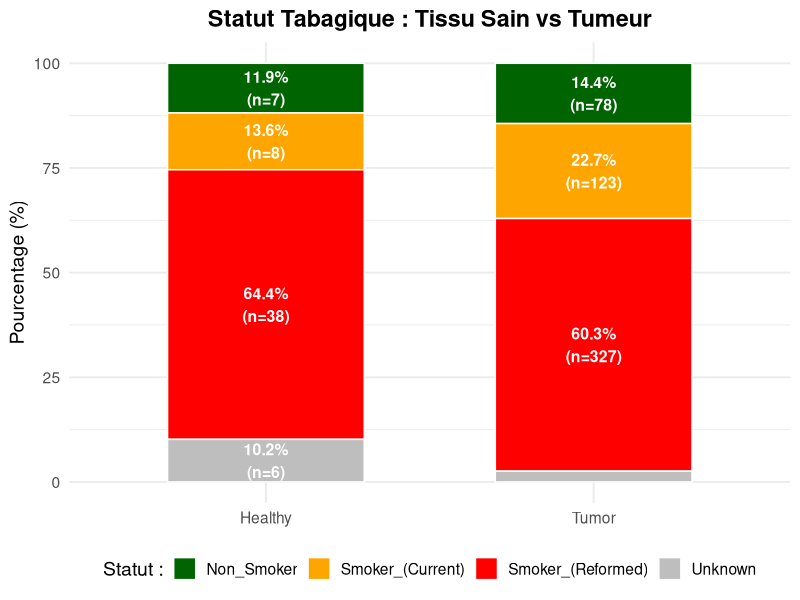
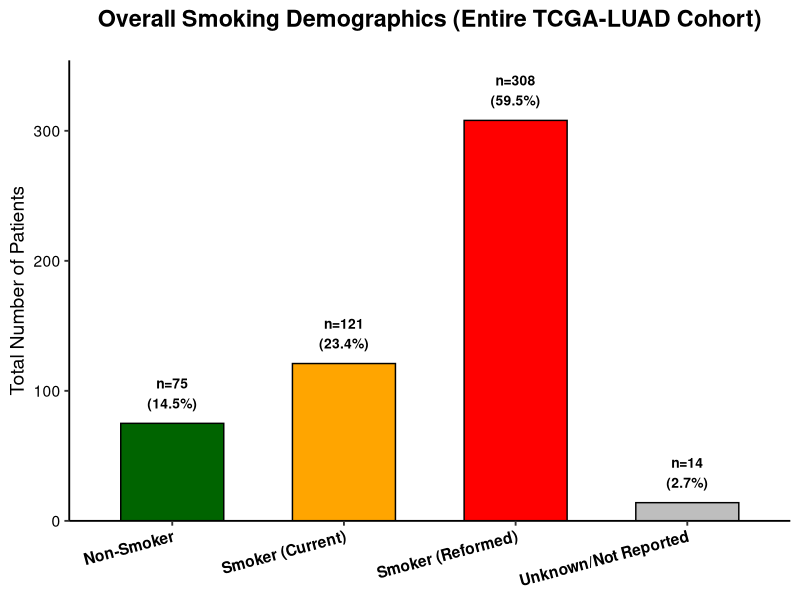
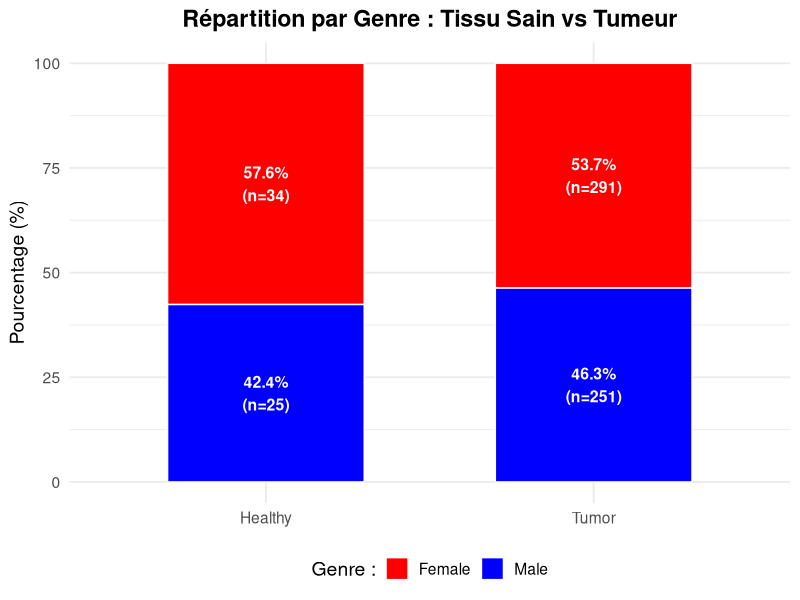

Source code (R) for these figures, in order: (Note: this script raises an error after producing the figures.)
# ==============================================================================
# Script Name: Clinical Data Enrichment and Visualization
# Description: This script loads raw sample, clinical, and exposure data (e.g., 
#              from TCGA-LUAD). It deduplicates patient metadata to prevent 
#              unintended row expansion, merges the information into a single 
#              enriched sample sheet, and standardizes key clinical variables. 
#              Finally, it generates 100% stacked bar charts to compare 
#              demographics (Smoking Status, Gender) across Healthy vs. Tumor tissues.
# Author:      Imane BIYAR
# Date:        July 03, 2026
#
# Inputs:      - sample_sheet.tsv
#              - clinical.tsv
#              - exposure.tsv
# Outputs:     - metadata.csv (Enriched sample sheet)
#              - BarPlot_Smoking_Status.png
#              - BarPlot_Gender.png
# ==============================================================================

# Load the libraries
library(dplyr)
library(ggplot2)
library(stringr)

# Load raw data files
samples  <- read.delim("Data/Metadata_Clinical/sample_sheet.tsv", stringsAsFactors = FALSE)
clinical <- read.delim("Data/Metadata_Clinical/clinical.tsv", stringsAsFactors = FALSE)
exposure <- read.delim("Data/Metadata_Clinical/exposure.tsv", stringsAsFactors = FALSE)

# Deduplicate clinical and exposure data
# We use distinct() to ensure there is only one row per patient. 
# This prevents the creation of duplicate sample rows during the join.
clin_minimal <- clinical %>% 
  select(cases.submitter_id, demographic.gender) %>%
  distinct(cases.submitter_id, .keep_all = TRUE)

expo_minimal <- exposure %>% 
  select(cases.submitter_id, exposures.tobacco_smoking_status) %>%
  distinct(cases.submitter_id, .keep_all = TRUE)

# Merge datasets
# Joining the cleaned clinical and exposure data to the sample sheet.
# Because of the deduplication above, this will maintain the correct row count (601 rows).
sample_sheet_enrichi <- samples %>%
  left_join(clin_minimal, by = c("Case.ID" = "cases.submitter_id")) %>%
  left_join(expo_minimal, by = c("Case.ID" = "cases.submitter_id"))

# Standardize and categorize smoking status
sample_sheet_enrichi <- sample_sheet_enrichi %>%
  mutate(
    exposures.tobacco_smoking_status = case_when(
      grepl("Lifelong Non-Smoker", exposures.tobacco_smoking_status, ignore.case = TRUE) ~ "Non_Smoker",
      grepl("Current Smoker", exposures.tobacco_smoking_status, ignore.case = TRUE) ~ "Smoker_(Current)",
      grepl("Current Reformed Smoker", exposures.tobacco_smoking_status, ignore.case = TRUE) ~ "Smoker_(Reformed)",
      
      # Catch-all for empty values, NAs, or "--"
      TRUE ~ "Unknown"
    )
  )

# Prepare data for visualization
plot_data <- sample_sheet_enrichi %>%
  mutate(
    # Create condition labels (Healthy vs Tumor) for the X-axis
    Condition = case_when(
      grepl("Normal", Tissue.Type, ignore.case = TRUE) ~ "Healthy",
      grepl("Tumor", Tissue.Type, ignore.case = TRUE) ~ "Tumor",
      TRUE ~ "Other"
    ),
    
    # Clean and standardize gender labels
    Gender = case_when(
      is.na(demographic.gender) | demographic.gender == "'--" ~ "Unknown",
      TRUE ~ str_to_title(demographic.gender)
    )
  ) %>%
  # Filter out any 'Other' tissue types to only plot Healthy and Tumor samples
  filter(Condition %in% c("Healthy", "Tumor"))


# ==============================================================================
# Plot 1: Smoking Status
# ==============================================================================
smoking_counts <- plot_data %>%
  count(Condition, exposures.tobacco_smoking_status) %>%
  group_by(Condition) %>%
  mutate(Percentage = n / sum(n) * 100)

plot_smoking <- ggplot(smoking_counts, aes(x = Condition, y = Percentage, fill = exposures.tobacco_smoking_status)) +
  geom_col(position = "stack", width = 0.6, color = "white", linewidth = 0.5) +
  geom_text(aes(label = ifelse(Percentage > 5, paste0(round(Percentage, 1), "%\n(n=", n, ")"), "")), 
            position = position_stack(vjust = 0.5), color = "white", fontface = "bold", size = 4) +
  # Assign specific colors to the 4 newly created smoking categories
  scale_fill_manual(values = c("Non_Smoker" = "darkgreen", 
                               "Smoker_(Current)" = "orange",
                               "Smoker_(Reformed)" = "red", 
                               "Unknown" = "grey")) +
  theme_minimal(base_size = 14) +
  labs(title = "Statut Tabagique : Tissu Sain vs Tumeur", 
       x = NULL, y = "Pourcentage (%)", fill = "Statut :") +
  theme(legend.position = "bottom", plot.title = element_text(face = "bold", hjust = 0.5))

ggsave("Results/Metadata/BarPlot_Smoking_Status.png", plot = plot_smoking, width = 7, height = 6, dpi = 300)



#### Overall plot 
overall_smoking <- sample_sheet_enrichi %>%
  distinct(Case.ID, .keep_all = TRUE) %>%
  count(exposures.tobacco_smoking_status) %>%
  mutate(
    Percentage = n / sum(n) * 100,
    # Create the exact text label seen in the image: n=XXX \n (YY.Y%)
    label_text = paste0("n=", n, "\n(", round(Percentage, 1), "%)")
  ) %>%
  # Force the specific order from the image
  mutate(exposures.tobacco_smoking_status = factor(
    exposures.tobacco_smoking_status, 
    levels = c("Non_Smoker", "Smoker_(Current)", "Smoker_(Reformed)", "Unknown")
  ))

# Build the plot
plot_smoking <- ggplot(overall_smoking, aes(x = exposures.tobacco_smoking_status, y = n, fill = exposures.tobacco_smoking_status)) +
  # Use geom_bar with black outlines
  geom_bar(stat = "identity", color = "black", linewidth = 0.5, width = 0.6) +
  # Add the text labels slightly above the bars
  geom_text(aes(label = label_text), vjust = -0.5, fontface = "bold", size = 3.5) +
  # Colors matching the image
  scale_fill_manual(values = c(
    "Non_Smoker" = "darkgreen", 
    "Smoker_(Current)" = "orange", 
    "Smoker_(Reformed)" = "red", 
    "Unknown" = "grey"
  )) +
  # Clean up the X-axis labels to match the image text
  scale_x_discrete(labels = c(
    "Non_Smoker" = "Non-Smoker", 
    "Smoker_(Current)" = "Smoker (Current)", 
    "Smoker_(Reformed)" = "Smoker (Reformed)", 
    "Unknown" = "Unknown/Not Reported"
  )) +
  # Expand the Y-axis slightly so the top labels don't get cut off
  scale_y_continuous(expand = expansion(mult = c(0, 0.15))) +
  # Use theme_classic for the L-shaped axis lines and white background
  theme_classic(base_size = 14) +
  labs(
    title = "Overall Smoking Demographics (Entire TCGA-LUAD Cohort)", 
    x = NULL, 
    y = "Total Number of Patients"
  ) +
  theme(
    legend.position = "none", # Remove legend
    plot.title = element_text(face = "bold", hjust = 0.5, margin = margin(b = 20)),
    # Angle the x-axis text just like the image
    axis.text.x = element_text(angle = 15, hjust = 1, face = "bold", color = "black"),
    axis.text.y = element_text(color = "black")
  )

ggsave("Results/Metadata/BarPlot_Smoking_Overall.png", plot = plot_smoking, width = 9, height = 6, dpi = 300)

# ==============================================================================
# Plot 2: Gender Distribution
# ==============================================================================
gender_counts <- plot_data %>%
  count(Condition, Gender) %>%
  group_by(Condition) %>%
  mutate(Percentage = n / sum(n) * 100)

plot_gender <- ggplot(gender_counts, aes(x = Condition, y = Percentage, fill = Gender)) +
  geom_col(position = "stack", width = 0.6, color = "white", linewidth = 0.5) +
  geom_text(aes(label = ifelse(Percentage > 5, paste0(round(Percentage, 1), "%\n(n=", n, ")"), "")), 
            position = position_stack(vjust = 0.5), color = "white", fontface = "bold", size = 4) +
  scale_fill_manual(values = c("Male" = 'blue', "Female" = "red", "Unknown" = "grey")) +
  theme_minimal(base_size = 14) +
  labs(title = "Répartition par Genre : Tissu Sain vs Tumeur", 
       x = NULL, y = "Pourcentage (%)", fill = "Genre :") +
  theme(legend.position = "bottom", plot.title = element_text(face = "bold", hjust = 0.5))

ggsave("Results/Metadata/BarPlot_Gender.png", plot = plot_gender, width = 7, height = 6, dpi = 300)

# Save the enriched metadata to CSV
write.csv(sample_sheet_enrichi, "Results/Metadata/metadata.csv", row.names = FALSE)
